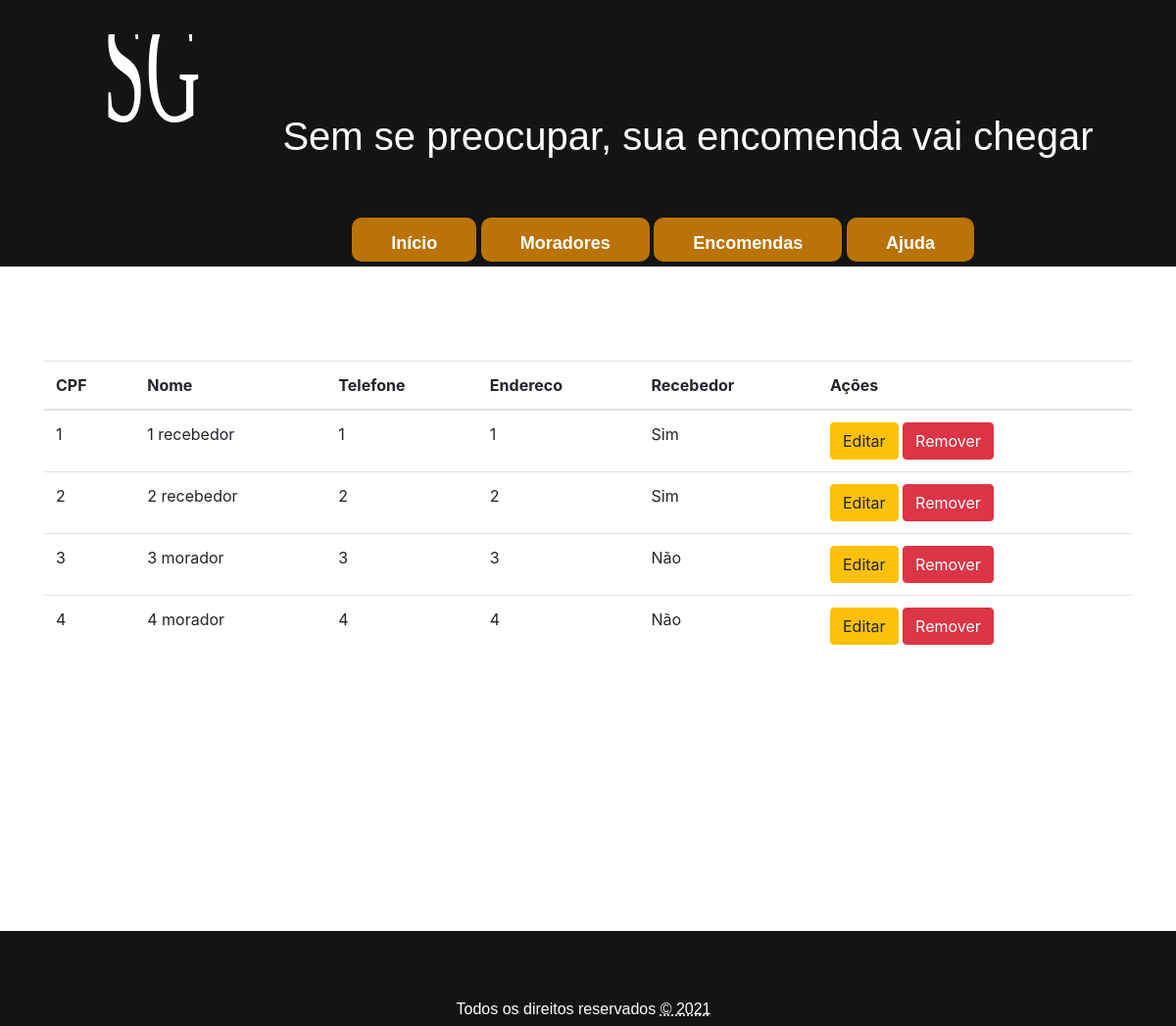
The page /pages/moradores/listar/lista.php on the database its author committed.
### tables this page shows
CREATE TABLE morador (
	
	id 			INT 			NOT NULL AUTO_INCREMENT,	
	nome 		VARCHAR(50) 	NOT NULL,
	cpf 		VARCHAR(14)	 	NOT NULL UNIQUE,
	telefone 	VARCHAR(20)		NOT NULL,
	endereco	VARCHAR(100)	NOT NULL,
	recebe 		INT 			NOT NULL,
	excluido 	INT 			NOT NULL,
	senha 		VARCHAR(8) 		NOT NULL,
	PRIMARY KEY (id)	
);

### database/funcoes_gerais.php (called while the page is built, shortened)
<?php
class Funcoes_gerais {
	private $conn;
	public function __construct($db) {
		$this->conn = $db;
	}
    public function lerRegistrosMoradoresAtivosInativos($nomeTabela, bool $excluido, $parametros = null, $fields = '*') {
        $parametros = $this->ajustaParametrosAndExcluido($parametros, $excluido);
        $query = "SELECT {$fields} FROM {$nomeTabela} {$parametros}";
        $result = $this->conn->query($query);
        $data = array();
        if(!$result) {
            return false;
        }
        else {
            foreach($result as $res) {
                $elementosDaBusca = array();
                for ($i=0; $i < sizeof($res); $i++) {
                    if($i % 2 == 0){
                        array_push($elementosDaBusca, $res[$i / 2]);
                    }
                }
                array_push($data, $elementosDaBusca);
            }
        }
        return $data;
    }
    private function ajustaParametrosAndExcluido($parametros, bool $excluido){
        if ($parametros !== null){
            if($excluido){
                $parametros = "WHERE ".$parametros." AND excluido = 1";
            }else{
                $parametros = "WHERE ".$parametros." AND excluido = 0";
            }
        }else {
            if($excluido){
                $parametros = "WHERE excluido = 1";
            }else{
                $parametros = "WHERE excluido = 0";
            }
        }
        return($parametros);
    }
}
?>

### pages/moradores/listar/lista.php (the view, shortened to what this page needs)
<?php
include_once("../../../template/top.php");
include_once("../../../database/funcoes_gerais.php");
$database = new Database();
$db = $database->getConnection();
$funcoesBanco = new Funcoes_gerais($db);
$moradores = $funcoesBanco-> lerRegistrosMoradoresAtivosInativos('morador', false);
?>
<div class="container">
    <div class="mt-5 row">
        <div class="mt-5 col-sm-12">
        <table class="table">
            <thead>
                <tr>
                    <th scope="col">CPF</th>
                    <th scope="col">Nome</th>
                    <th scope="col">Telefone</th>
                    <th scope="col">Endereco</th>
                    <th>Recebedor</th>
                    <th>Ações</th>
                </tr>
            </thead>
            <tbody>
                <?php foreach($moradores as $moradorRegistrado){ ?>
                    <tr>
                        <td><?= $moradorRegistrado['2']; ?></td>
                        <td><?= $moradorRegistrado['1']; ?></td>
                        <td><?= $moradorRegistrado['3']; ?></td>
                        <td><?= $moradorRegistrado['4']; ?></td>
                        <td><?php echo($moradorRegistrado['5'] == 0 ? "Não" : "Sim");?></td>
                        <td>
                            <a href="/SGE/src/pages/moradores/editar/formEditar.php?id=<?=$moradorRegistrado['0']?>" class="btn btn-warning" role="button">Editar</span></a>
                            <a href="/SGE/src/pages/moradores/editar/removerMorador.php?id=<?=$moradorRegistrado['0']?>" class="btn btn-danger" role="button">Remover</span></a>
                        </td>
                    </tr>
                <?php } ?>
            </tbody>
            </table>
        </div>
    </div>
</div>
<?php include_once("../../../template/bottom.php"); ?>

### public/css/top.css (style rules this page uses)
body { background-color: rgba(255,255,255,1); }

### rows shown on the page
morador: cpf "1", nome "1 recebedor", telefone "1", endereco "1", recebe "Sim"
morador: cpf "2", nome "2 recebedor", telefone "2", endereco "2", recebe "Sim"
morador: cpf "3", nome "3 morador", telefone "3", endereco "3", recebe "Não"
morador: cpf "4", nome "4 morador", telefone "4", endereco "4", recebe "Não"
